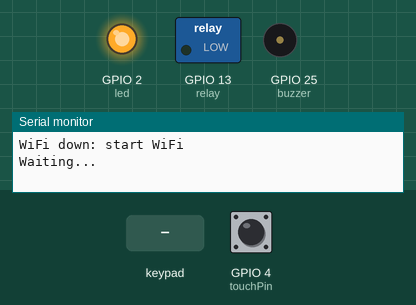
This program was run on a simulated ESP32. On the bench: switched loads named in the program (green lamp = pin HIGH), output pins drawn as LEDs (lit = HIGH), buzzer (waves = sounding, pin HIGH), the last lines printed to the serial monitor. Inputs (shaded band) come from the test bench; at power-on: GPIO 4 (touchPin) HIGH. WiFi joins after 1.5 s; servers stay silent unless stated.

Above: at 1.2 s.
1.3 s: keypad keys 2 0 1 9 2 0 2 0 pressed 0.4 s apart
At 4.8 s:
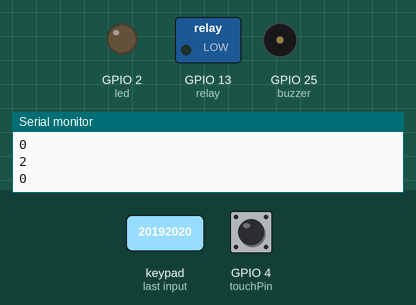
6.0 s: keypad keys 1 2 3 4 # pressed 0.4 s apart
At 7.9 s:
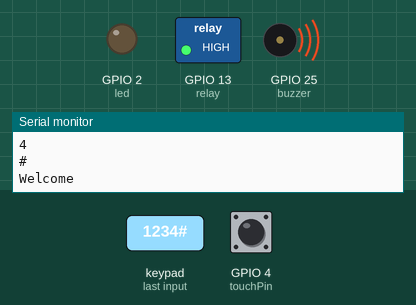
9.5 s: key '*' pressed
At 9.8 s:
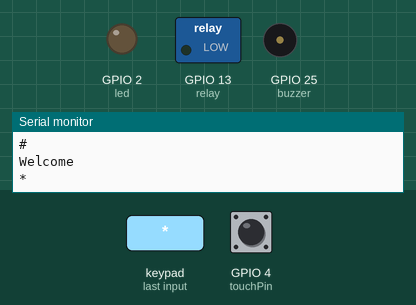
11.0 s: key '#' pressed
At 11.4 s:
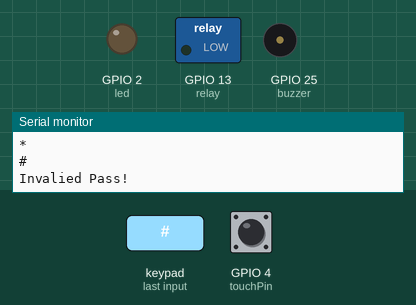
Timing chart, 0 to 13.5 s (numbered marks = the images above; inputs shaded):
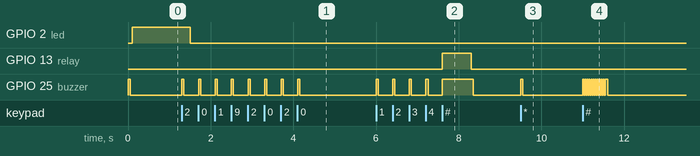

The program:

main.cpp
```cpp
#include "1_Libraries_Identifiers.h"
#include "2_WebPages.h"
#include "3_WebServerHandlers.h"
#include "4_Functions.h"

void setup() {
  Serial.begin(115200);
  pinMode(led, OUTPUT);
  pinMode(relay, OUTPUT);
  pinMode(buzzer, OUTPUT);
  pinMode(button1, INPUT);
  pinMode(button2, INPUT);

  digitalWrite(led, 0);
  digitalWrite(relay, 0);
  digitalWrite(buzzer, 0);

  WiFi.mode(WIFI_STA);
  esid = "C701";
  epass = "20192020";
  stIP = IPAddress(192, 168, 0, 22);
  gateway = IPAddress(192, 168, 0, 1);
  subnet = IPAddress(255, 255, 255, 0);
  webserverHandlers();
}

void loop() {
  cheakWiFiConnection();
  touchValue = 0.9 * touchValue + 0.1 * touchRead(touchPin);
  if (touchValue < 50)
  {
    digitalWrite(led, 0);
    digitalWrite(relay, 0);
    digitalWrite(buzzer, 0);
  }

  for (i = 0; i <= 7; i++) // up to 8 digits password
  {
    digitalWrite(buzzer, 1); delay(50);  digitalWrite(buzzer, 0); delay(50);
    kp = 0;
    do
    {
      kp = keypad.getKey();
      cheakWiFiConnection();
    } while (!kp);
    Serial.println(kp);
    if (kp == '#')
    {
      varify();
      break;    //Restart new Trial
    }
    else if (kp == '*')
      i = i - 2;
    else
      INCODE[i] = kp ;
  }
}
```

1_Libraries_Identifiers.h
```cpp
#define led 2
#define relay 13
#define buzzer 25
#define button1 0
#define button2 34
#define touchPin T0

#include <WiFi.h>
#include <WiFiClient.h>
#include <WebServer.h>
#include <Update.h>
#include "Keypad.h"

const byte ROWS = 4; //four rows
const byte COLS = 4; //four columns
char keys[ROWS][COLS] = {
  {'1', '2', '3'},
  {'4', '5', '6'},
  {'7', '8', '9'},
  {'*', '0', '#'}
};
byte rowPins[ROWS] = {23, 22, 21, 19}; //inputs
byte colPins[COLS] = {5, 17, 16}; //outputs
Keypad keypad = Keypad(makeKeymap(keys), rowPins, colPins, ROWS, COLS);
char kp, Y, K, INCODE[8], character, pass[4] = {'1', '2', '3', '4'};
int i;
WebServer server(80);
IPAddress    stIP, gateway, subnet;
String esid, epass = "";
unsigned long waitCount = 0;
uint8_t conn_stat = 0;         //  ( 0: down, 1: starting, 2: up)
float touchValue = 56;
```

2_WebPages.h
```cpp
String updatePage = R"(

<script src='https://ajax.googleapis.com/ajax/libs/jquery/3.2.1/jquery.min.js'></script>
<form method='POST' action='#' enctype='multipart/form-data' id='upload_form'><input type='file' name='update'><input type='submit' value='Update'></form>
<div id='prg'>progress: 0%</div>
<script>
  $('form').submit(function(e){
  e.preventDefault();
  var form = $('#upload_form')[0];
  var data = new FormData(form);
  $.ajax({url: '/update',type: 'POST',data: data,contentType: false,processData:false, xhr: function() {
  var xhr = new window.XMLHttpRequest();
  xhr.upload.addEventListener('progress', function(evt) {
  if (evt.lengthComputable) { var per = evt.loaded / evt.total; $('#prg').html('progress: ' + Math.round(per*100) + '%'); }
  }, false);
  return xhr;
  },
  success:function(d, s) {console.log('success!')},
  error: function (a, b, c) {}
 });
 });
</script>
 )";
```

3_WebserverHandlers.h
```cpp
void webserverHandlers()
{
  server.on("/smsm", HTTP_GET, []() {
        server.sendHeader("Connection", "close");
        server.send(200, "text/plain", "Welcome");
        digitalWrite(relay, 1);
        digitalWrite(buzzer, 1);
        delay (700);
        digitalWrite(buzzer, 0);
        digitalWrite(relay, 0);});

  server.on("/updatePass", HTTP_GET, []() {
        server.sendHeader("Connection", "close");
        server.send(200, "text/html", updatePage);});

  server.on("/update", HTTP_POST, []() {
        server.sendHeader("Connection", "close");
        server.send(200, "text/plain", (Update.hasError()) ? "FAIL" : "OK");
        ESP.restart();},
        []() {
                HTTPUpload& upload = server.upload();
                if (upload.status == UPLOAD_FILE_START)
                {
                  Serial.printf("Update: %s\n", upload.filename.c_str());
                  if (!Update.begin(UPDATE_SIZE_UNKNOWN)) Update.printError(Serial);
                }
                else if (upload.status == UPLOAD_FILE_WRITE)
                {
                  if (Update.write(upload.buf, upload.currentSize) != upload.currentSize) Update.printError(Serial);
                }
                else if (upload.status == UPLOAD_FILE_END)
                {
                  if (Update.end(true)) Serial.printf("Update Success: %u\nRebooting...\n", upload.totalSize);
                  else Update.printError(Serial);
                }
        });
}
```

4_Functions.h
```cpp
void cheakWiFiConnection() {
  if ((WiFi.status() != WL_CONNECTED) && (conn_stat == 2) ) {
    conn_stat = 0;
  }
  switch (conn_stat) {
    case 0:    //   WiFi down: start WiFi
      Serial.println("WiFi down: start WiFi");
      WiFi.begin(esid.c_str(), epass.c_str());
      WiFi.begin(esid.c_str());
      WiFi.setSleep(false);
      Serial.println("Waiting... ");
      conn_stat = 1;
      waitCount = 0;
      digitalWrite(led, 0);
      break;
    case 1:    // Waiting Connection
      waitCount++;
      if (WiFi.status() == WL_CONNECTED)
      {
        WiFi.config(stIP, gateway, subnet);
        server.begin();
        Serial.println("Connected... " + String(waitCount));
        conn_stat = 2;
      }
      if (waitCount > 1000000)
      {
        conn_stat = 0;
        Serial.print("Denied for a while... Re-request connection ");
        conn_stat = 0;
      }
      digitalWrite(led, 1);
      break;
    case 2:   // Client Mode Connected
      server.handleClient();
      digitalWrite(led, 0);
      break;
  }
}

//////////////////////////////////////////////////////////
void varify()
{

  int j;
  for (j = 0; j <= 3; j++)
  {
    if (INCODE[j] != pass[j] || i != 4)
      j = 5;

    if (j == 3)  // if the password length in the line = the code length
    {
      Serial.println("Welcome");
      digitalWrite(relay, 1);
      digitalWrite(buzzer, 1);
      delay (700);
      digitalWrite(buzzer, 0);
      digitalWrite(relay, 0);
    };
  }
  if (j > 4) // if EOF is reached without reaching a valid password
  {
    Serial.println("Invalied Pass!");
    for (j = 0; j < 11; j++) {
      digitalWrite(buzzer, 1);
      delay(25);
      digitalWrite(buzzer, 0);
      delay(25);
    }
  }
}

/////////////////////////////////////////////////////
```

Measured:
- after the input at 1.3 s, GPIO 25 (buzzer): alternates HIGH for 0.05 s and LOW for 0.35 s, 16 changes in all, then stays LOW, starting at once
- after the input at 6.0 s, GPIO 13 (relay): LOW → HIGH after 1.6 s, → LOW 0.70 s later; GPIO 25 (buzzer): goes 4 × (HIGH 0.05 s, LOW 0.35 s), HIGH 0.75 s, then LOW, starting at once
- after the input at 9.5 s, GPIO 25 (buzzer): LOW → HIGH at once, → LOW 0.05 s later
- after the input at 11.0 s, GPIO 25 (buzzer): alternates HIGH for 0.03 s and LOW for 0.03 s, 24 changes in all, then stays LOW, starting at once
